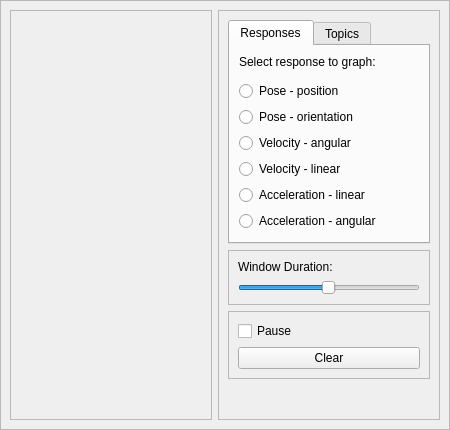
<?xml version="1.0" encoding="UTF-8"?>
<ui version="4.0">
 <class>DataPlotWidget</class>
 <widget class="QWidget" name="DataPlotWidget">
  <property name="geometry">
   <rect>
    <x>0</x>
    <y>0</y>
    <width>450</width>
    <height>430</height>
   </rect>
  </property>
  <property name="minimumSize">
   <size>
    <width>450</width>
    <height>430</height>
   </size>
  </property>
  <property name="acceptDrops">
   <bool>true</bool>
  </property>
  <property name="windowTitle">
   <string>Response Visualizer</string>
  </property>
  <layout class="QVBoxLayout" name="verticalLayout">
   <property name="spacing">
    <number>0</number>
   </property>
   <property name="leftMargin">
    <number>0</number>
   </property>
   <property name="topMargin">
    <number>0</number>
   </property>
   <property name="rightMargin">
    <number>0</number>
   </property>
   <property name="bottomMargin">
    <number>0</number>
   </property>
   <item>
    <widget class="QFrame" name="frame">
     <property name="frameShape">
      <enum>QFrame::StyledPanel</enum>
     </property>
     <property name="frameShadow">
      <enum>QFrame::Raised</enum>
     </property>
     <layout class="QHBoxLayout" name="horizontalLayout">
      <item>
       <widget class="QFrame" name="plot_frame">
        <property name="sizePolicy">
         <sizepolicy hsizetype="Expanding" vsizetype="Preferred">
          <horstretch>0</horstretch>
          <verstretch>0</verstretch>
         </sizepolicy>
        </property>
        <property name="frameShape">
         <enum>QFrame::StyledPanel</enum>
        </property>
        <property name="frameShadow">
         <enum>QFrame::Raised</enum>
        </property>
        <layout class="QVBoxLayout" name="verticalLayout_7"/>
       </widget>
      </item>
      <item>
       <widget class="QFrame" name="frame_3">
        <property name="frameShape">
         <enum>QFrame::StyledPanel</enum>
        </property>
        <property name="frameShadow">
         <enum>QFrame::Raised</enum>
        </property>
        <layout class="QVBoxLayout" name="verticalLayout_2">
         <item>
          <widget class="QTabWidget" name="tabWidget">
           <property name="sizePolicy">
            <sizepolicy hsizetype="Preferred" vsizetype="Expanding">
             <horstretch>0</horstretch>
             <verstretch>0</verstretch>
            </sizepolicy>
           </property>
           <property name="currentIndex">
            <number>0</number>
           </property>
           <widget class="QWidget" name="tab_responses">
            <attribute name="title">
             <string>Responses</string>
            </attribute>
            <layout class="QVBoxLayout" name="verticalLayout_6">
             <item>
              <widget class="QLabel" name="label">
               <property name="minimumSize">
                <size>
                 <width>0</width>
                 <height>20</height>
                </size>
               </property>
               <property name="maximumSize">
                <size>
                 <width>16777215</width>
                 <height>20</height>
                </size>
               </property>
               <property name="text">
                <string>Select response to graph:</string>
               </property>
               <property name="alignment">
                <set>Qt::AlignLeading|Qt::AlignLeft|Qt::AlignTop</set>
               </property>
              </widget>
             </item>
             <item>
              <widget class="QRadioButton" name="resp_pos_lin">
               <property name="text">
                <string>Pose - position</string>
               </property>
              </widget>
             </item>
             <item>
              <widget class="QRadioButton" name="resp_pos_ang">
               <property name="text">
                <string>Pose - orientation</string>
               </property>
              </widget>
             </item>
             <item>
              <widget class="QRadioButton" name="resp_vel_ang">
               <property name="text">
                <string>Velocity - angular</string>
               </property>
              </widget>
             </item>
             <item>
              <widget class="QRadioButton" name="resp_vel_lin">
               <property name="text">
                <string>Velocity - linear</string>
               </property>
              </widget>
             </item>
             <item>
              <widget class="QRadioButton" name="resp_acc_lin">
               <property name="text">
                <string>Acceleration - linear</string>
               </property>
              </widget>
             </item>
             <item>
              <widget class="QRadioButton" name="resp_acc_ang">
               <property name="text">
                <string>Acceleration - angular</string>
               </property>
              </widget>
             </item>
            </layout>
           </widget>
           <widget class="QWidget" name="tab_topics">
            <attribute name="title">
             <string>Topics</string>
            </attribute>
            <layout class="QGridLayout" name="gridLayout">
             <item row="0" column="0">
              <widget class="QLabel" name="label_3">
               <property name="text">
                <string>Odom</string>
               </property>
              </widget>
             </item>
             <item row="0" column="1">
              <widget class="QLineEdit" name="lineEdit">
               <property name="enabled">
                <bool>true</bool>
               </property>
               <property name="sizePolicy">
                <sizepolicy hsizetype="Preferred" vsizetype="Fixed">
                 <horstretch>0</horstretch>
                 <verstretch>0</verstretch>
                </sizepolicy>
               </property>
              </widget>
             </item>
             <item row="1" column="0">
              <widget class="QLabel" name="label_4">
               <property name="text">
                <string>Target Pose</string>
               </property>
              </widget>
             </item>
             <item row="1" column="1">
              <widget class="QLineEdit" name="lineEdit_2">
               <property name="enabled">
                <bool>true</bool>
               </property>
               <property name="sizePolicy">
                <sizepolicy hsizetype="Preferred" vsizetype="Fixed">
                 <horstretch>0</horstretch>
                 <verstretch>0</verstretch>
                </sizepolicy>
               </property>
              </widget>
             </item>
             <item row="2" column="0">
              <widget class="QLabel" name="label_5">
               <property name="text">
                <string>Target Vel</string>
               </property>
              </widget>
             </item>
             <item row="2" column="1">
              <widget class="QLineEdit" name="lineEdit_3">
               <property name="enabled">
                <bool>true</bool>
               </property>
               <property name="sizePolicy">
                <sizepolicy hsizetype="Preferred" vsizetype="Fixed">
                 <horstretch>0</horstretch>
                 <verstretch>0</verstretch>
                </sizepolicy>
               </property>
              </widget>
             </item>
             <item row="3" column="0">
              <widget class="QLabel" name="label_6">
               <property name="text">
                <string>Target Accel</string>
               </property>
              </widget>
             </item>
             <item row="3" column="1">
              <widget class="QLineEdit" name="lineEdit_4">
               <property name="enabled">
                <bool>true</bool>
               </property>
               <property name="sizePolicy">
                <sizepolicy hsizetype="Preferred" vsizetype="Fixed">
                 <horstretch>0</horstretch>
                 <verstretch>0</verstretch>
                </sizepolicy>
               </property>
              </widget>
             </item>
            </layout>
           </widget>
          </widget>
         </item>
         <item>
          <widget class="QFrame" name="frame_2">
           <property name="frameShape">
            <enum>QFrame::StyledPanel</enum>
           </property>
           <property name="frameShadow">
            <enum>QFrame::Raised</enum>
           </property>
           <layout class="QVBoxLayout" name="verticalLayout_5">
            <item>
             <widget class="QLabel" name="label_2">
              <property name="text">
               <string>Window Duration:</string>
              </property>
             </widget>
            </item>
            <item>
             <widget class="QSlider" name="slider_zoom_ms">
              <property name="sizePolicy">
               <sizepolicy hsizetype="Preferred" vsizetype="Fixed">
                <horstretch>0</horstretch>
                <verstretch>0</verstretch>
               </sizepolicy>
              </property>
              <property name="minimum">
               <number>100</number>
              </property>
              <property name="maximum">
               <number>10000</number>
              </property>
              <property name="sliderPosition">
               <number>5000</number>
              </property>
              <property name="orientation">
               <enum>Qt::Horizontal</enum>
              </property>
             </widget>
            </item>
           </layout>
          </widget>
         </item>
         <item>
          <widget class="QFrame" name="frame_5">
           <property name="frameShape">
            <enum>QFrame::StyledPanel</enum>
           </property>
           <property name="frameShadow">
            <enum>QFrame::Raised</enum>
           </property>
           <layout class="QVBoxLayout" name="verticalLayout_4">
            <item>
             <widget class="QCheckBox" name="check_pause">
              <property name="text">
               <string>Pause</string>
              </property>
             </widget>
            </item>
            <item>
             <widget class="QPushButton" name="btn_clear">
              <property name="text">
               <string>Clear</string>
              </property>
             </widget>
            </item>
           </layout>
          </widget>
         </item>
         <item>
          <spacer name="verticalSpacer">
           <property name="orientation">
            <enum>Qt::Vertical</enum>
           </property>
           <property name="sizeHint" stdset="0">
            <size>
             <width>20</width>
             <height>40</height>
            </size>
           </property>
          </spacer>
         </item>
        </layout>
       </widget>
      </item>
     </layout>
    </widget>
   </item>
  </layout>
 </widget>
 <resources/>
 <connections/>
</ui>
